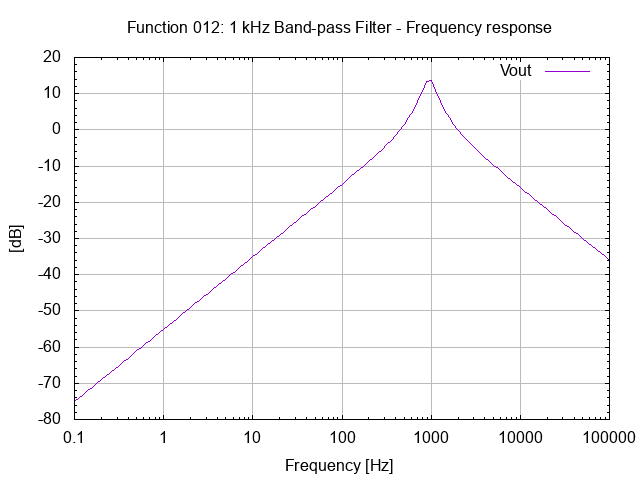

Write gnuplot code to recreate this figure.
# setup terminal
set term png

# setup graph
set output "26.012.00.00.01.png"
set title "Function 012: 1 kHz Band-pass Filter - Frequency response"

# setup Y-axis
set grid ytics lt 1 lw 1 lc rgb "#bbbbbb"
set mytics
set ylabel "[dB]"

#setup X-axis
set logscale x 10
set grid xtics lt 1 lw 1 lc rgb "#bbbbbb"
set xlabel "Frequency [Hz]"

# setup plot style
set style data lines
plot '26.012.00.00.01.dat' using 1:2 title "Vout"

# set output back to default
set output

# reset terminal type
set terminal pop
